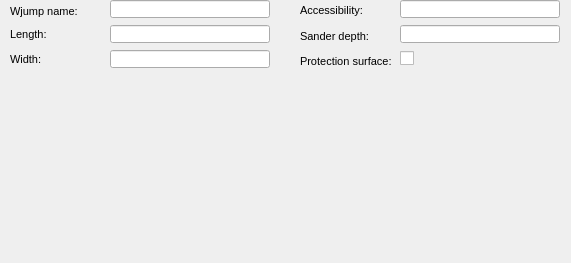
      <widget class="QWidget" name="page_16">
       <property name="geometry">
        <rect>
         <x>0</x>
         <y>0</y>
         <width>571</width>
         <height>263</height>
        </rect>
       </property>
       <attribute name="label">
        <string>Specific information</string>
       </attribute>
       <widget class="QLineEdit" name="accessibility">
        <property name="geometry">
         <rect>
          <x>400</x>
          <y>0</y>
          <width>160</width>
          <height>18</height>
         </rect>
        </property>
        <property name="inputMask">
         <string/>
        </property>
        <property name="text">
         <string/>
        </property>
        <property name="frame">
         <bool>true</bool>
        </property>
       </widget>
       <widget class="QLineEdit" name="name">
        <property name="geometry">
         <rect>
          <x>110</x>
          <y>0</y>
          <width>160</width>
          <height>18</height>
         </rect>
        </property>
        <property name="inputMask">
         <string/>
        </property>
        <property name="text">
         <string/>
        </property>
        <property name="frame">
         <bool>true</bool>
        </property>
       </widget>
       <widget class="QLabel" name="label_name">
        <property name="geometry">
         <rect>
          <x>10</x>
          <y>0</y>
          <width>91</width>
          <height>22</height>
         </rect>
        </property>
        <property name="font">
         <font>
          <pointsize>8</pointsize>
         </font>
        </property>
        <property name="frameShape">
         <enum>QFrame::NoFrame</enum>
        </property>
        <property name="frameShadow">
         <enum>QFrame::Plain</enum>
        </property>
        <property name="text">
         <string>Wjump name:</string>
        </property>
        <property name="textFormat">
         <enum>Qt::AutoText</enum>
        </property>
        <property name="scaledContents">
         <bool>false</bool>
        </property>
        <property name="alignment">
         <set>Qt::AlignLeading|Qt::AlignLeft|Qt::AlignVCenter</set>
        </property>
        <property name="margin">
         <number>3</number>
        </property>
       </widget>
       <widget class="QLabel" name="label_accessibility">
        <property name="geometry">
         <rect>
          <x>300</x>
          <y>-5</y>
          <width>99</width>
          <height>31</height>
         </rect>
        </property>
        <property name="font">
         <font>
          <pointsize>8</pointsize>
         </font>
        </property>
        <property name="frameShape">
         <enum>QFrame::NoFrame</enum>
        </property>
        <property name="frameShadow">
         <enum>QFrame::Plain</enum>
        </property>
        <property name="text">
         <string>Accessibility:</string>
        </property>
        <property name="textFormat">
         <enum>Qt::AutoText</enum>
        </property>
        <property name="scaledContents">
         <bool>false</bool>
        </property>
        <property name="alignment">
         <set>Qt::AlignLeading|Qt::AlignLeft|Qt::AlignVCenter</set>
        </property>
        <property name="wordWrap">
         <bool>true</bool>
        </property>
        <property name="margin">
         <number>3</number>
        </property>
       </widget>
       <widget class="QLabel" name="label_length">
        <property name="geometry">
         <rect>
          <x>10</x>
          <y>25</y>
          <width>97</width>
          <height>19</height>
         </rect>
        </property>
        <property name="font">
         <font>
          <pointsize>8</pointsize>
         </font>
        </property>
        <property name="frameShape">
         <enum>QFrame::NoFrame</enum>
        </property>
        <property name="frameShadow">
         <enum>QFrame::Plain</enum>
        </property>
        <property name="text">
         <string>Length:</string>
        </property>
        <property name="textFormat">
         <enum>Qt::AutoText</enum>
        </property>
        <property name="scaledContents">
         <bool>false</bool>
        </property>
        <property name="alignment">
         <set>Qt::AlignLeading|Qt::AlignLeft|Qt::AlignVCenter</set>
        </property>
        <property name="wordWrap">
         <bool>true</bool>
        </property>
        <property name="margin">
         <number>3</number>
        </property>
       </widget>
       <widget class="QLineEdit" name="length">
        <property name="geometry">
         <rect>
          <x>110</x>
          <y>25</y>
          <width>160</width>
          <height>18</height>
         </rect>
        </property>
        <property name="inputMask">
         <string/>
        </property>
        <property name="text">
         <string/>
        </property>
        <property name="frame">
         <bool>true</bool>
        </property>
       </widget>
       <widget class="QLabel" name="label_width">
        <property name="geometry">
         <rect>
          <x>10</x>
          <y>50</y>
          <width>99</width>
          <height>19</height>
         </rect>
        </property>
        <property name="font">
         <font>
          <pointsize>8</pointsize>
         </font>
        </property>
        <property name="frameShape">
         <enum>QFrame::NoFrame</enum>
        </property>
        <property name="frameShadow">
         <enum>QFrame::Plain</enum>
        </property>
        <property name="text">
         <string>Width:</string>
        </property>
        <property name="textFormat">
         <enum>Qt::AutoText</enum>
        </property>
        <property name="scaledContents">
         <bool>false</bool>
        </property>
        <property name="alignment">
         <set>Qt::AlignLeading|Qt::AlignLeft|Qt::AlignVCenter</set>
        </property>
        <property name="wordWrap">
         <bool>true</bool>
        </property>
        <property name="margin">
         <number>3</number>
        </property>
       </widget>
       <widget class="QLineEdit" name="width">
        <property name="geometry">
         <rect>
          <x>110</x>
          <y>50</y>
          <width>160</width>
          <height>18</height>
         </rect>
        </property>
        <property name="inputMask">
         <string/>
        </property>
        <property name="text">
         <string/>
        </property>
        <property name="frame">
         <bool>true</bool>
        </property>
       </widget>
       <widget class="QLabel" name="label_prot_surface">
        <property name="geometry">
         <rect>
          <x>300</x>
          <y>50</y>
          <width>97</width>
          <height>22</height>
         </rect>
        </property>
        <property name="font">
         <font>
          <pointsize>8</pointsize>
         </font>
        </property>
        <property name="frameShape">
         <enum>QFrame::NoFrame</enum>
        </property>
        <property name="frameShadow">
         <enum>QFrame::Plain</enum>
        </property>
        <property name="text">
         <string>Protection surface:</string>
        </property>
        <property name="textFormat">
         <enum>Qt::AutoText</enum>
        </property>
        <property name="scaledContents">
         <bool>false</bool>
        </property>
        <property name="alignment">
         <set>Qt::AlignLeading|Qt::AlignLeft|Qt::AlignVCenter</set>
        </property>
        <property name="margin">
         <number>3</number>
        </property>
       </widget>
       <widget class="QLineEdit" name="sander_depth">
        <property name="geometry">
         <rect>
          <x>400</x>
          <y>25</y>
          <width>160</width>
          <height>18</height>
         </rect>
        </property>
        <property name="inputMask">
         <string/>
        </property>
        <property name="text">
         <string/>
        </property>
        <property name="frame">
         <bool>true</bool>
        </property>
       </widget>
       <widget class="QLabel" name="label_sander_depth">
        <property name="geometry">
         <rect>
          <x>300</x>
          <y>25</y>
          <width>101</width>
          <height>22</height>
         </rect>
        </property>
        <property name="font">
         <font>
          <pointsize>8</pointsize>
         </font>
        </property>
        <property name="frameShape">
         <enum>QFrame::NoFrame</enum>
        </property>
        <property name="frameShadow">
         <enum>QFrame::Plain</enum>
        </property>
        <property name="text">
         <string>Sander depth:</string>
        </property>
        <property name="textFormat">
         <enum>Qt::AutoText</enum>
        </property>
        <property name="scaledContents">
         <bool>false</bool>
        </property>
        <property name="alignment">
         <set>Qt::AlignLeading|Qt::AlignLeft|Qt::AlignVCenter</set>
        </property>
        <property name="margin">
         <number>3</number>
        </property>
       </widget>
       <widget class="QCheckBox" name="prot_surface">
        <property name="geometry">
         <rect>
          <x>400</x>
          <y>50</y>
          <width>70</width>
          <height>17</height>
         </rect>
        </property>
        <property name="text">
         <string/>
        </property>
       </widget>
      </widget>
